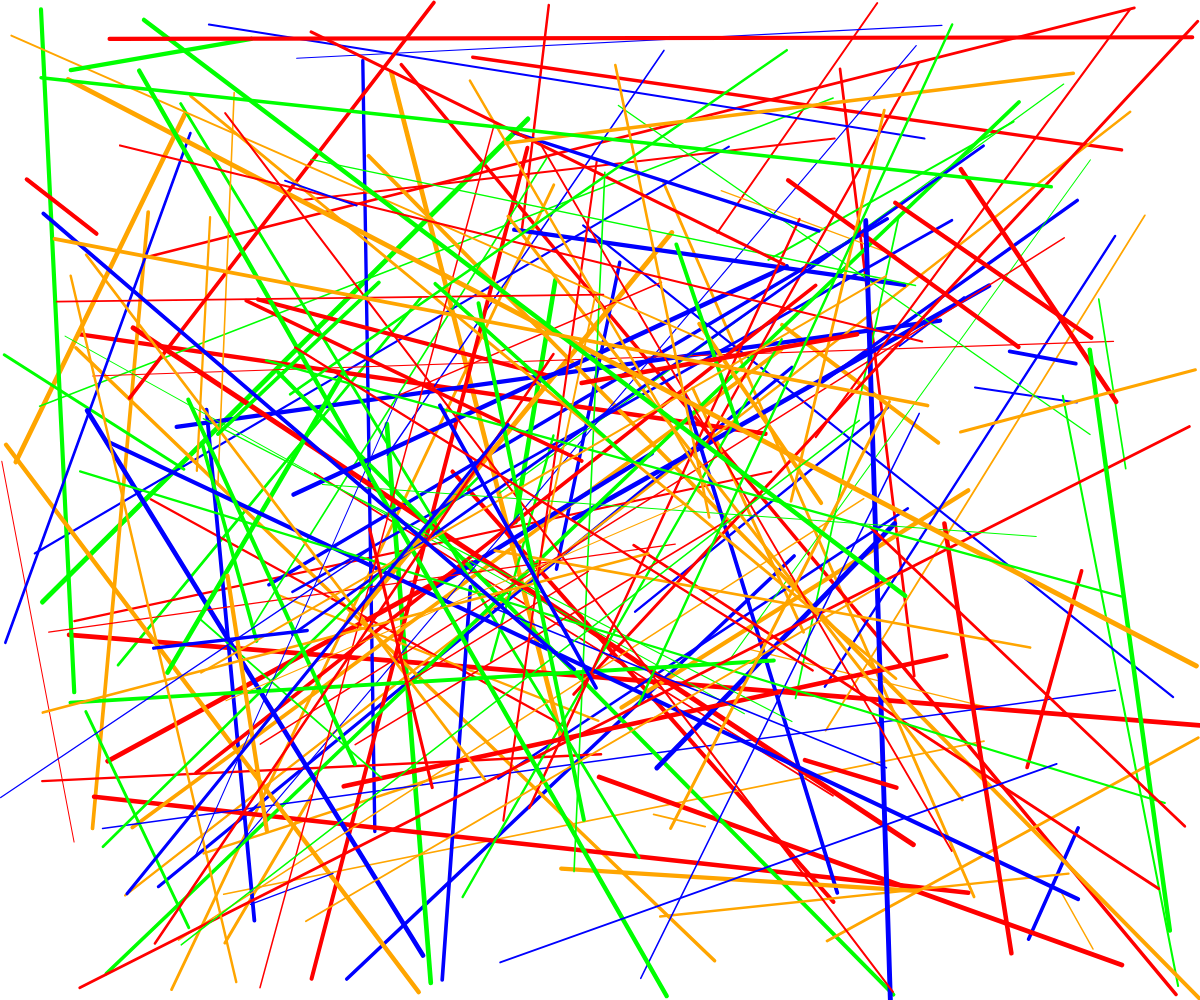
Frame 1 (no input)
Frame 60 (no input): identical to frame 1, image omitted
Frame 120 (the mouse pressed at the canvas centre since frame 60): identical to frame 1, image omitted

The p5.js sketch that drew this single still picture (run headless with seeded random() and noise() and a simulated clock; from frame 60 on, the mouse is pressed at the canvas centre):

// p5.js sketch
// ── sketch.js
let colors;

function setup() {
  createCanvas(windowWidth, windowHeight);
  background(255);

  // Define the four colors to be used
  colors = [
    color(255, 0, 0), // Red
    color(0, 255, 0), // Green
    color(0, 0, 255), // Blue
    color(255, 165, 0) // Orange
  ];

  let numLines = 200; // Number of lines to be drawn

  for (let i = 0; i < numLines; i++) {
    stroke(random(colors));
    
    // Set a random stroke weight for each line
    strokeWeight(random(1, 5));
    
    // Randomize the start and end points for the lines
    let x1 = random(width);
    let y1 = random(height);
    let x2 = random(width);
    let y2 = random(height);

    // Draw the line
    line(x1, y1, x2, y2);
  }
}

function draw() {
}
